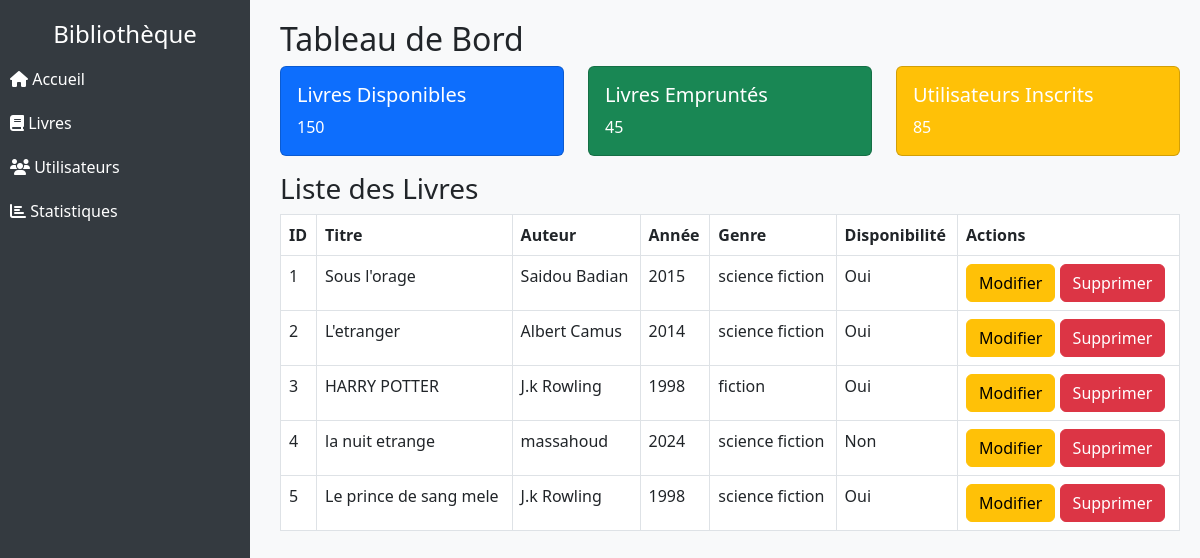
Page /views/books/index.php (signed in) on the committed database.
### tables this page shows
CREATE TABLE `books` (
  `id` int(11) NOT NULL,
  `titre` varchar(255) NOT NULL,
  `auteur` varchar(255) NOT NULL,
  `annee_publication` year(4) NOT NULL,
  `genre` varchar(100) DEFAULT NULL,
  `disponible` tinyint(1) DEFAULT 1
);

### controllers/BookController.php (called while the page is built, shortened)
<?php
require_once __DIR__ . '/../models/Book.php';
class LivreController {
    private $livreModel;
    public function __construct($pdo) {
        $this->livreModel = new Livre($pdo);
    }
    public function index() {
        $livres = $this->livreModel->getAllLivres();
        include __DIR__ . '/../TableauBoard.php';
    }
}
?>

### models/Book.php (called while the page is built, shortened)
<?php
class Livre {
    private $pdo;
    public function __construct($pdo) {
        $this->pdo = $pdo;
    }
    public function getAllLivres() {
        $stmt = $this->pdo->query("SELECT * FROM books");
        return $stmt->fetchAll(PDO::FETCH_ASSOC);
    }
}
?>

### TableauBoard.php (the view, shortened to what this page needs)
<!DOCTYPE html>
<html lang="fr">
<head>
    <link href="https://cdn.jsdelivr.net/npm/bootstrap@5.3.0/dist/css/bootstrap.min.css" rel="stylesheet">
</head>
<body>
    <div class="sidebar">
        <h4 class="text-center text-white">Bibliothèque</h4>
        <a href="../../dashboard_user.php"><i class="fas fa-home"></i> Accueil</a>
        <a href="#"><i class="fas fa-book"></i> Livres</a>
        <a href="#"><i class="fas fa-users"></i> Utilisateurs</a>
        <a href="#"><i class="fas fa-chart-bar"></i> Statistiques</a>
    </div>
    <div class="content">
        <h2>Tableau de Bord</h2>
        <div class="row">
            <div class="col-md-4">
                <div class="card text-white bg-primary mb-3">
                    <div class="card-body">
                        <h5 class="card-title">Livres Disponibles</h5>
                        <p class="card-text">150</p>
                    </div>
                </div>
            </div>
            <div class="col-md-4">
                <div class="card text-white bg-success mb-3">
                    <div class="card-body">
                        <h5 class="card-title">Livres Empruntés</h5>
                        <p class="card-text">45</p>
                    </div>
                </div>
            </div>
            <div class="col-md-4">
                <div class="card text-white bg-warning mb-3">
                    <div class="card-body">
                        <h5 class="card-title">Utilisateurs Inscrits</h5>
                        <p class="card-text">85</p>
                    </div>
                </div>
            </div>
        </div>
        <h3>Liste des Livres</h3>
        <table class="table table-bordered">
            <thead>
                <tr>
                    <th>ID</th>
                    <th>Titre</th>
                    <th>Auteur</th>
                    <th>Année</th>
                    <th>Genre</th>
                    <th>Disponibilité</th>
                    <th>Actions</th>
                </tr>
            </thead>
            <tbody>
            <?php if (!empty($livres) && is_array($livres)) : ?>
                <?php foreach ($livres as $livre) : ?>
                <tr>
                <td><?= htmlspecialchars($livre['id']) ?></td>
                <td><?= htmlspecialchars($livre['titre']) ?></td>
                <td><?= htmlspecialchars($livre['auteur']) ?></td>
                <td><?= htmlspecialchars($livre['annee_publication']) ?></td>
                <td><?= htmlspecialchars($livre['genre']) ?></td>
                <td><?= $livre['disponible'] ? 'Oui' : 'Non' ?></td>
                <td>
                    <a href="index.php?action=edit&id=<?= $livre['id'] ?>" class="btn btn-warning">Modifier</a>
                    <a href="index.php?action=delete&id=<?= $livre['id'] ?>" class="btn btn-danger">Supprimer</a>
                </td>
                </tr>
                <?php endforeach; ?>
    <?php else : ?>
        <tr>
            <td colspan="7" class="text-center">Aucun livre trouvé.</td>
        </tr>
    <?php endif; ?>
            </tbody>
        </table>
    </div>
</body>
</html>

### TableauBoard.php (style rules this page uses)
body { background-color: #f8f9fa; }
.sidebar { width: 250px; height: 100vh; position: fixed; background: #343a40; padding-top: 20px; }
.sidebar a { color: white; padding: 10px; display: block; text-decoration: none; }
.content { margin-left: 260px; padding: 20px; }

### rows in the picture
books: id "1", titre "Sous l'orage", auteur "Saidou Badian", annee_publication "2015", genre "science fiction", disponible "Oui"
books: id "2", titre "L'etranger", auteur "Albert Camus", annee_publication "2014", genre "science fiction", disponible "Oui"
books: id "3", titre "HARRY POTTER", auteur "J.k Rowling", annee_publication "1998", genre "fiction", disponible "Oui"
books: id "4", titre "la nuit etrange", auteur "massahoud", annee_publication "2024", genre "science fiction", disponible "Non"
books: id "5", titre "Le prince de sang mele", auteur "J.k Rowling", annee_publication "1998", genre "science fiction", disponible "Oui"
